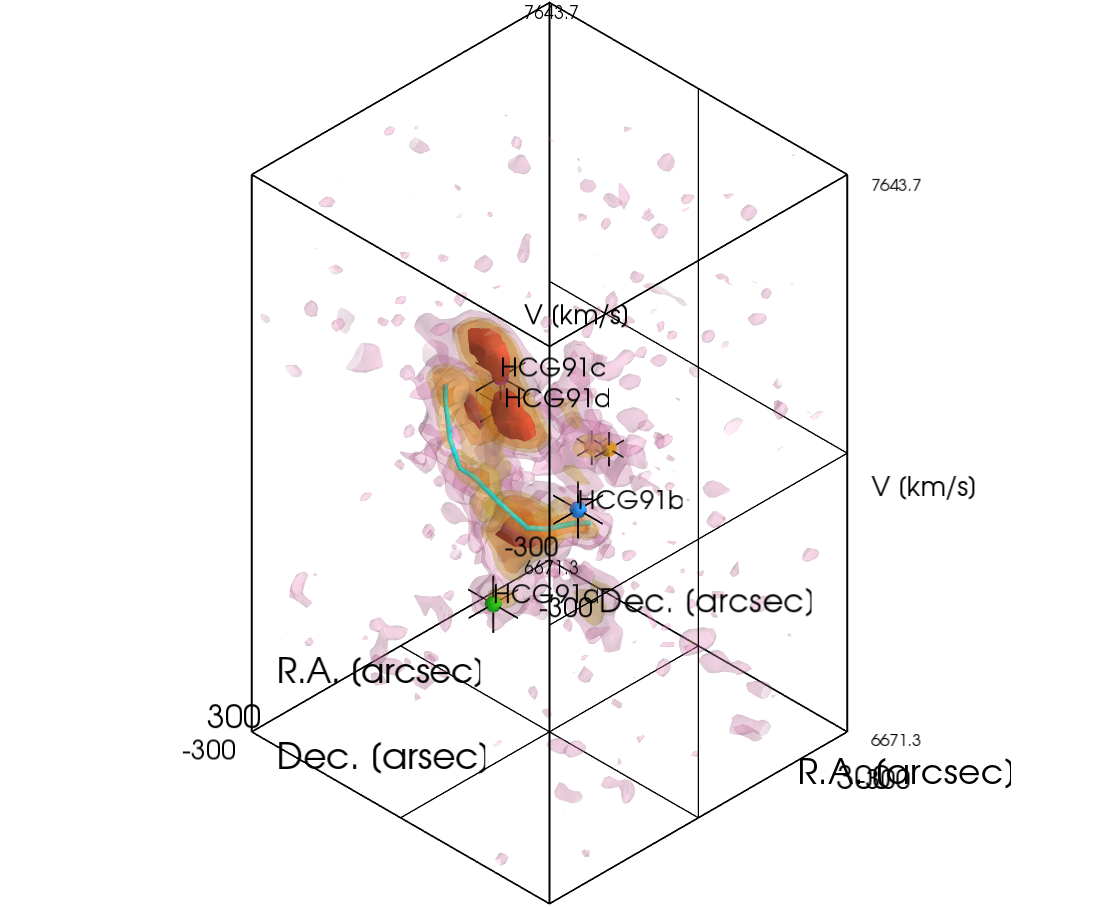

This figure's Python source:
# -*- coding: utf-8 -*-
#
# This program is designed to plot an interactive 3D cube of the HI gas in 
# the compact group of galaxies HCG91 using the Mayavi module. It is an example 
# of "real" astrophsyical data plotted interactively in 3-D using Mayavi. 
# In particular, the code does not shy away from the intricasies related to 
# dealing with WCS coordinates, large(-r) datasets, etc ...
#
# See the green and red dice examples for more basic introductions to Mayavi.
#
# To run (in a Python shell):
# run HI_to_x3d.py 
#
# Created, April 2015, F.P.A. Vogt
#
# Questions, comments : [email redacted]
#
# If you find this code useful for your research, please cite the following 
# article accordingly:
#
# Vogt, Owen et al., Advanced Data Visualization in Astrophysics: 
# the X3D Pathway, ApJ (2015).
#
#    Copyright (C) 2015  Frédéric P.A. Vogt, Chris I. Owen
#
#    This program is free software: you can redistribute it and/or modify
#    it under the terms of the GNU General Public License as published by
#    the Free Software Foundation, either version 3 of the License, or
#    (at your option) any later version.
#
#    This program is distributed in the hope that it will be useful,
#    but WITHOUT ANY WARRANTY; without even the implied warranty of
#    MERCHANTABILITY or FITNESS FOR A PARTICULAR PURPOSE.  See the
#    GNU General Public License for more details.
#
#    You should have received a copy of the GNU General Public License
#    along with this program.  If not, see <http://www.gnu.org/licenses/>.
# ------------------------------------------------------------------------------

# Import the required modules

from enthought.mayavi import mlab # for the interactive 3D
from astropy.io import fits as pyfits # to open fits files
import numpy as np 
from astropy import wcs # to work with WCS (not required for plotting as such)

# ------------------------------------------------------------------------------
# Define some useful functions to deal with WCS coordinates

# Declination to degrees
def dectodeg (dec) :
    return np.sign(dec[0])*(abs(dec[0]) + dec[1]/60. + dec[2]/3600.)

# R.A. to degrees
def ratodeg (ra) :
    return (ra[0] + ra[1]/60. + ra[2]/3600.)/24.*360

# ------------------------------------------------------------------------------
# Start the program here

# Where to save the diagrams ?
plot_loc = './'

# Open the FITS file from the VLA
hdulist=pyfits.open('./data/HCG91.FITS')

# Load the array
# It must be scaled to a 'reasonable' range to avoid small number issues.
scidata = hdulist['PRIMARY'].data[0] * 1000. 
header = hdulist['PRIMARY'].header

# Load the correspondance between channels and velocity
c_v = np.loadtxt('./data/HCG91.dat')

# Extract some useful parameters
n_slice=scidata.shape[0]
size_y=scidata.shape[1]
size_x=scidata.shape[2]
hdulist.close()

# Define the min and max velocity slice of interest (no HI outside these)
slice_min = 5
slice_max = 50

# Define the x/y limits (in pixels; no HI signal outside these)
limx = [100,160]
limy = [105,165]

# Extract some more parameters of the datacube, and run some safety checks.
dv = np.mean(c_v[:-1,1] - c_v[1:,1])
stdv = np.std(c_v[:-1,1] - c_v[1:,1])
vmin = c_v[slice_max,1]
vmax = c_v[slice_min,1]

# The galaxies in the field RA,DEC,v,z
# From Hickson (1992)
gals = {'hcg91a':{'ra':[22,9,07.7],
                  'dec':[-27,48,34.0],
                  'v':6832.},
        'hcg91b':{'ra':[22,9,16.3],
                  'dec':[-27,43,49.0],
                  'v':7196.}, 
        'hcg91c':{'ra':[22,9,14.0],
                  'dec':[-27,46,56.0],
                  'v':7319.}, 
        'hcg91d':{'ra':[22,9,08.4],
                  'dec':[-27,48,02.0],
                  'v':7195.},
       }

# All of the code below is only required to plot the galaxies in the good place
# in the cube. Forget this part if you don't care about handling WCS elements.
# This is NOT required to use mayavi per say.
# ---

# Create a new WCS object.
w = wcs.WCS(header)

# Ok, now, create the grids of indexes for the plotting
# One must work directly in WCS coord if one wants the correct coordinates
# This is NOT perfect, but close enough given the field-of-view of the data.
# (i.e. the sky is still flat at that scale) 
# Also assumes that North is perfectly up in VLA data !
 
 # Just to be safe, check how big the distortion would be.
# Look at the WCS coordinates of the 4 corners of the cube, and look at the 
# mismatch
# ll = lower left, ur = upper-right, etc ...
ra_ll = w.wcs_pix2world(np.array([[limx[0],limy[0],0,0]]),0)[0][0]
dec_ll = w.wcs_pix2world( np.array([[limx[0],limy[0],0,0]]),0)[0][1]

ra_lr = w.wcs_pix2world(np.array([[limx[1],limy[0],0,0]]),0)[0][0]
dec_lr = w.wcs_pix2world( np.array([[limx[1],limy[0],0,0]]),0)[0][1]
 
ra_ul = w.wcs_pix2world(np.array([[limx[0],limy[1],0,0]]),0)[0][0]
dec_ul = w.wcs_pix2world( np.array([[limx[0],limy[1],0,0]]),0)[0][1] 

ra_ur = w.wcs_pix2world(np.array([[limx[1],limy[1],0,0]]),0)[0][0]
dec_ur = w.wcs_pix2world( np.array([[limx[1],limy[1],0,0]]),0)[0][1]

# The corner mismatch, in arcsec
err_dec_l = np.abs(dec_ll - dec_lr)*3600
err_dec_u = np.abs(dec_ul - dec_ur)*3600
err_ra_l = np.abs(ra_ll - ra_ul)*3600*np.cos(np.radians(dec_ll))
err_ra_r = np.abs(ra_lr - ra_ur)*3600*np.cos(np.radians(dec_lr))

print ' WARNING: WCS coord errors (in arcsec):'
print ' err_dec South/North:',np.round(err_dec_l,2),np.round(err_dec_u,2)
print ' err_ra East/West:',np.round(err_ra_l,2),np.round(err_ra_r,2)
print ' ' 

# Select the final WCS range
ramin = w.wcs_pix2world(np.array([[limx[1],limy[0],0,0]]),0)[0][0] 
ramax = w.wcs_pix2world(np.array([[limx[0],limy[0],0,0]]),0)[0][0]
ramean = np.mean([ramin,ramax])

decmin = w.wcs_pix2world( np.array([[limx[0],limy[0],0,0]]),0)[0][1] 
decmax = w.wcs_pix2world( np.array([[limx[0],limy[1],0,0]]),0)[0][1]
decmean = np.mean([decmin,decmax])

# For info, print the central WCS coordinate of the cube
print ' Central location [RA;Dec]:',ramean,decmean 
    
# Finally, create grids with the coordinates of all the elements in the VLA data
# Use relative offsets in arcsec for R.A. and Dec., and absolute velocity for v
ras,decs,vs = np.mgrid[ (ramin-ramean)*3600.*np.cos(np.radians(decmin)):
                        (ramax-ramean)*3600.*np.cos(np.radians(decmin)):
                        (limx[1]-limx[0]+1)*1j,
                        (decmin-decmean)*3600.:
                        (decmax-decmean)*3600.:
                        (limy[1]-limy[0]+1)*1j,
                        vmin:vmax+0.1:dv]
# ---

# Re-order the VLA array to have the dimensions in the good direction !
# (z = v, x= R.A.), etc ... 
# Also flip the velocity axis to be in the good direction
HI_cube = scidata[slice_min:slice_max+1,limy[0]:limy[1]+1,limx[0]:limx[1]+1 ]
HI_cube = np.transpose(HI_cube, (2,1,0))[::-1,:,::-1]


# Start the plotting
mlab.close(1)
fig = mlab.figure(1, size=(1100,1100)) 

# What contours levels do I want ? Can be chosen by defaults, or scripted.
isolevels = [1.3,2.5,3.5,6.0]

# --- !!! ---
# MAYAVI BUG & WORK-AROUND (#1)
# Currently, the x3d export function from Mayavi ignores the "vmin" and "vmax"
# parameters in the plotting function, and only uses the min and max of the 
# datasets. Hence, to export the "exact same" color for the different plot 
# elements shown in the interactive Mayavi window, the data itself MUST be
# modified; i.e. all values outside the [vmin->vmax] range must be replaced. 
# This is NOT elegant, and will hopefully be fixed in future releases of Mayavi.

color_scale = [0.8,6.1]
HI_cube[HI_cube<color_scale[0]] = color_scale[0]
HI_cube[HI_cube>color_scale[1]] = color_scale[1]
# --- !!! ---

# Plot the different iso-contours of the HI emission
# Draw them one-at-a-time to a) control their transparency individually and b)
# export them as individual structures (useful for the interactive html model).
for (j,level) in enumerate(isolevels):
    if j == len(isolevels)-1:
        op = 1
    else:
        op = 0.2
     
    # Plot the said contour - and flip the colorscheme for aesthetic purposes.     
    cm_tweak = -1.0      
    mlab.contour3d(ras,decs,vs,
                   HI_cube*cm_tweak,
                   contours = [level*cm_tweak],
                   opacity =op,
                   vmin =color_scale[1]*cm_tweak, vmax = color_scale[0]*cm_tweak,
                   name = 'I: '+np.str(level),
                   colormap = 'Set1')     
                   
                   
# Draw a box around the cube to aid in the visualization
mlab.outline(extent=[  np.min(ras),np.max(ras),
                       np.min(decs), np.max(decs),
                       c_v[slice_min,1],
                       c_v[slice_max,1]],
                       color=(0,0,0),
                       line_width = 2.0) # Draw a box around it


# Now, add some axes
ax = mlab.axes(extent=[np.min(ras),np.max(ras),
                       np.min(decs), np.max(decs),
                       c_v[slice_min,1],
                       c_v[slice_max,1]],
                       nb_labels=3, color = (0,0,0))

# Fine tune the look of the axis               
ax.axes.fly_mode = 'outer_edges'
ax.title_text_property.font_size = 10
ax.title_text_property.font_family = 'courier'
ax.title_text_property.italic = False
ax.label_text_property.font_family = 'courier'
ax.label_text_property.italic = False
ax.scene.parallel_projection = True
ax.scene.background = (1.0,1.0,1.0)
ax.title_text_property.color = (0,0,0)
ax.label_text_property.color = (0,0,0)
ax.axes.x_label = 'R.A. ["]'
ax.axes.y_label = 'Dec. ["]'
ax.axes.z_label = 'V [km/s]'    
ax.axes.label_format = '%-#6.1f'

# --- !!! ---
# MAYAVI BUG & WORK-AROUND (#2)
# Currently, the default axis drawn by Mayavi are NOT exported to the x3d model.
# This is very inconvenient, and will hopefully be addressed in future releases.
# A possible work around is to draw the axis, axis labels and axis tick labels 
# manually, one-at-a-time. This is what is done below.
# So, for clarity, turn off the "default" mayavi axis for now.

ax.visible = False

# One should note that the diagrams visible in Figure 2 in Vogt, Owen, et al.,
# ApJ (2015) were generated with the default Mayavi axis, i.e. by setting
#
#ax.visible = True
#
# --- !!! ---


# Now, add spheres and cubes to mark locations of interest in the data. 
# First, the 4 galaxies members of the compact groups.
# Also add black crosses for clarity.
cross_size = 100
sphere_size = 50
galcolors = [(1,0,0),(0.2,0.6,1),(0.8,0,0.8),(0,1,0)]

for (k,gal) in enumerate(gals.keys()):

    # Go from RA/Dec -> rescaled pixel space !
    coords = [[ratodeg(gals[gal]['ra']), 
               dectodeg(gals[gal]['dec']),0,0]]
    pixcrd = w.wcs_world2pix(coords, 0)
    
    coords_plot = (np.array(coords)-np.array([ramean,decmean,0,0]))*3600.
    coords_plot[0][0] *= np.cos(np.radians(decmin))

    # Remember that we also flipped x before ...
    pixcrd[0][0] = size_x - pixcrd[0][0]
    
    vel_n = gals[gal]['v']
    
    my_x = coords_plot[0][0]
    my_y = coords_plot[0][1]
    my_z = vel_n
    lw = 5
    
    # Plot the black crosses first ...
    mlab.points3d([my_x],[my_y],
                [my_z],[1.0],
                color=(0,0,0),
                mode = 'axes',
                scale_factor= sphere_size)

    # ... and a sphere at the same location.                    
    mlab.quiver3d([my_x],
                  [my_y - sphere_size/4.],
                  [my_z],
                  [0],[1],[0],
                  scalars = [1],
                  scale_factor = sphere_size/2.,
                  scale_mode = 'scalar',
                  mode = 'sphere',
                  line_width = lw*0.75,
                  name = gal,
                  color=galcolors[k])
                  
    # Finally, add the galaxy name as 3D text.             
    #mlab.text3d(my_x,my_y,my_z,'HCG91'+gal[-1],scale=20,color = (0,0,0))        
    mlab.text(my_x,my_y,'HCG91'+gal[-1],color=(0,0,0),z=my_z,width=0.1) 
                 
# Next, add peculiar HII regions of interest inside HCG 91c
# (See Vogt+, MNRAS (2015) for details)

# First, compute their coordinates                
coords_91c = [[ratodeg(gals['hcg91c']['ra']), 
               dectodeg(gals['hcg91c']['dec']),0,0]]
    
coords_91c_plot = (np.array(coords_91c)-np.array([ramean,decmean,0,0]))*3600.
coords_91c_plot[0][0] *= np.cos(np.radians(decmin))

cube_size = 5
hx1 = coords_91c_plot[0][0] - 3.2 
hx2 = coords_91c_plot[0][0] - 7.0
hx3 = coords_91c_plot[0][0] - 10.5
hy1 = coords_91c_plot[0][1] + 13.5
hy2 = coords_91c_plot[0][1] + 13.5
hy3 = coords_91c_plot[0][1] + 15.3
hv1 = 7244
hv2 = 7235
hv3 = 7230

# Once again, draw both a cube ...
mlab.points3d([hx1,hx2,hx3],[hy1,hy2,hy3],
                [hv1,hv2,hv3],[1.0,1.0,1.0],
                color=(1,1,1),
                mode = 'cube',
                scale_factor= cube_size,
                name = 'HII_regions')

# And crosses for clarity.
mlab.points3d([hx1,hx2,hx3],[hy1,hy2,hy3],
                [hv1,hv2,hv3],[1.0,1.0,1.0],
                color=(0,0,0),
                mode = 'axes',
                scale_factor= 3*cube_size,
                name = 'HII_regions')


# Finally, also add a symbols to mark the location of two HI clumps of interest.
# (See Vogt+, MNRAS (2015) for details)

lw = 5
bx1 = -20
by1 = 65
bz1 = 7190
bx2 = 5
by2 = 125
bz2 = 7230

# Once again, some black axes ...
mlab.points3d([bx1,bx2],[by1,by2],
                [bz1,bz2],[1.0,1.0],
                color=(0,0,0),
                mode = 'axes',
                scale_factor= cube_size*6)

# and a yellow cube.                
mlab.quiver3d([bx1,bx1,bx2,bx2],[by1,by1-cube_size*3/2.,by2,by2-cube_size*3/2.],
                [bz1-cube_size*3/2.,bz1,bz2-cube_size*3/2.,bz2], 
                [0,0,0,0],[0,1,0,1],[1,0,1,0],color=(1,0.7,0),
                scalars = [1,1,1,1],
                scale_factor = cube_size*3,
                scale_mode = 'scalar',
                mode = 'cube',
                line_width = lw*0.75,
                name = 'HI_clumps')
                

# Finally, trace the tidal tail in HI inside the cube, using a cyan cylinder.
tails_x = np.array([-80,-50, 0, 30, 50, 80, 80, 90, 70,50])
tails_y = np.array([0,0, -10,-15, -50, -70, -100, -110,-140,-160])
tails_z = np.array([6995,7010, 7020, 7035, 7070, 7120, 7121, 7170,7215,7220])
rad = 4

mlab.plot3d(tails_x,tails_y,tails_z, color=(0,1,1), tube_radius=rad, 
            name= 'HCG91a_tail')
 
# --- !!! ---
# MAYAVI BUG & WORK-AROUND (#2 continued)
# Normally, the diagram would be complete at this point. 
# However, for the x3d export, we still need to manually include the axis,
# axis labels, and some tick labels. This is tedious, but here we go.
#
# If you do not care about x3d export remove those lines, and set
#
#ax.visible = True
#
# --- !!! ---

# Then, add the axes labels. Include multiple occurance to be visible in the
# top - front - side views in the interactive html model.
mlab.text(200, -350, 'R.A. [arcsec] ',z=6671.3, color = (0,0,0),width=0.2)
mlab.text(350,-200,'Dec. [arsec]', z=6671.3, color=(0,0,0),width=0.2)
mlab.text(-300,-350,'V [km/s]',z=7050,  color=(0,0,0),width=0.1)
mlab.text(-300,-200,'Dec. [arcsec]',z=6620,  color=(0,0,0),width=0.2)
mlab.text(-350,300,'V [km/s]',z=7050,  color=(0,0,0),width=0.1)
mlab.text(-200,300,'R.A. [arcsec]',z=6620, color = (0,0,0),width=0.2)

# Add the axis tick labels ... again more than once, for the 
# interactive html views.
mlab.text(340,  -350, '300',z=6671.3, color = (0,0,0),width=0.05)
mlab.text(-260, -350,'-300',z=6671.3, color = (0,0,0),width=0.05)
mlab.text(420,   280,  '300',z=6671.3, color = (0,0,0),width=0.05)
mlab.text(420,  -320, '-300',z=6671.3, color = (0,0,0),width=0.05)
mlab.text(-300, -350,'6671.3',z=6620, color = (0,0,0),width=0.05)
mlab.text(-300, -350,'7643.7',z=7590, color = (0,0,0),width=0.05)
mlab.text(-300,  280, '300',z=6560, color = (0,0,0),width=0.05)
mlab.text(-300, -320,'-300',z=6560, color = (0,0,0),width=0.05)
mlab.text(-350,  300, '6671.3',z=6620, color = (0,0,0),width=0.05)
mlab.text(-350,  300, '7643.7',z=7590, color = (0,0,0),width=0.05)
mlab.text( 280,  300, '300', z=6560, color = (0,0,0),width=0.05)
mlab.text(-320,  300, '-300',z=6560, color = (0,0,0),width=0.05)

# Finally, add some tick lines in the middle of the top-front-side panels
mlab.plot3d([-300,300],[0,0],[np.min(vs),np.min(vs)], color=(0,0,0), 
            tube_radius=1)
mlab.plot3d([0,0],[-300,300],[np.min(vs),np.min(vs)], color=(0,0,0), 
            tube_radius=1)
mlab.plot3d([0,0],[np.max(decs),np.max(decs)],[6671.3,7643.7], color=(0,0,0), 
            tube_radius=1)
mlab.plot3d([-300,300],[np.max(decs),np.max(decs)],[7157.5,7157.5],color=(0,0,0), 
            tube_radius=1)
mlab.plot3d([np.min(ras),np.min(ras)],[0,0],[6671.3,7643.7], color=(0,0,0), 
            tube_radius=1)
mlab.plot3d([np.min(ras),np.min(ras)],[-300,300],[7157.5,7157.5], color=(0,0,0), 
            tube_radius=1)

# All done !
# Save it & export the diagram
mlab.savefig(plot_loc + 'HCG91.x3d')
mlab.savefig(plot_loc + 'HCG91.png')

# Show it !
mlab.show()
